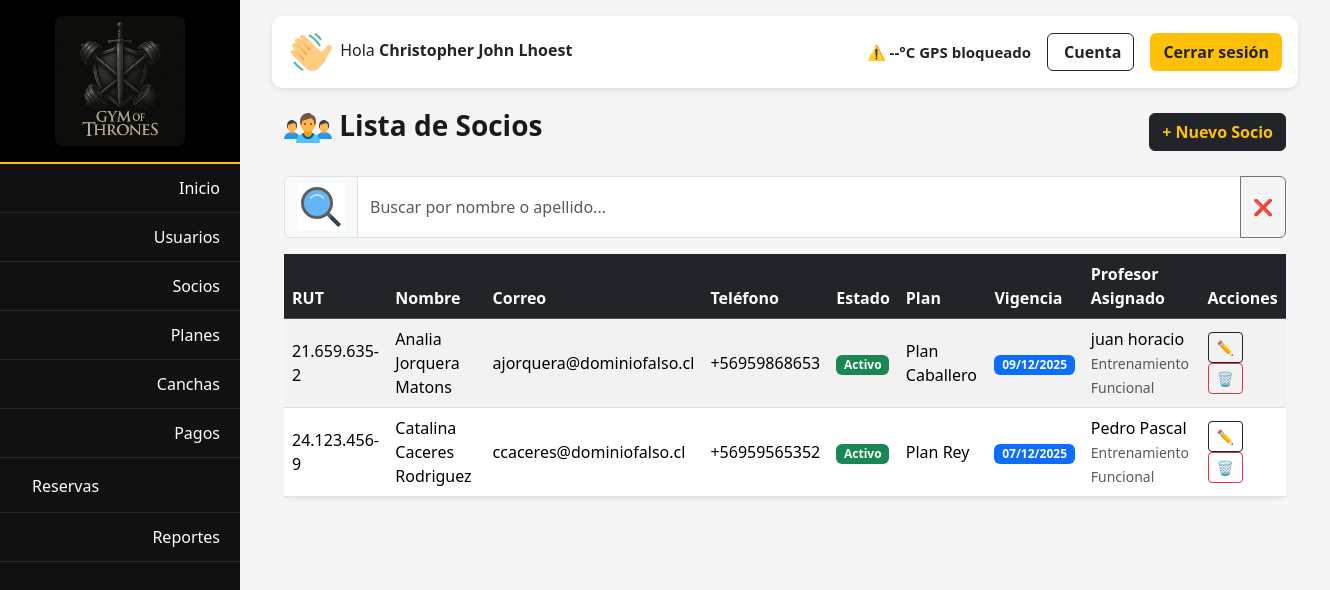
Page /socios/ (signed in) on the committed database.
### apps/users/models.py (models this page shows, shortened)
class Usuario(AbstractBaseUser, PermissionsMixin):
    ROLES = [
        ('superadmin', 'Super Administrador'),
        ('admin', 'Administrador'),
        ('profesor', 'Profesor'),
        ('socio', 'Socio'),
    ]
    ESPECIALIDAD_CHOICES = [
        ('zumba', 'Zumba'),
        ('spinning', 'Spinning'),
        ('pilates', 'Pilates'),
        ('yoga', 'Yoga'),
        ('pesas', 'Pesas / Musculación'),
        ('cardio', 'Cardio / Resistencia'),
        ('funcional', 'Entrenamiento Funcional'),
        ('no_aplica', 'No aplica'),
    ]
    rut = models.CharField(max_length=12, unique=True)
    nombre = models.CharField(max_length=50)
    apellido = models.CharField(max_length=50)
    correo = models.EmailField(unique=True)
    rol = models.CharField(max_length=15, choices=ROLES, default='socio')
    especialidad = models.CharField(
        max_length=30,
        choices=ESPECIALIDAD_CHOICES,
        default='no_aplica',
        blank=True,
        null=True,
        help_text="Área de especialización del profesor"
    )
    is_active = models.BooleanField(default=True)
    is_staff = models.BooleanField(default=False)
    fecha_creacion = models.DateTimeField(default=timezone.now)
    objects = UsuarioManager()
    USERNAME_FIELD = 'rut'
    REQUIRED_FIELDS = ['nombre', 'apellido', 'correo']

### apps/socios/models.py (models this page shows, shortened)
class Socio(models.Model):
    ESTADO_CHOICES = [
        (True, 'Activo'),
        (False, 'Inactivo'),
    ]
    rut = models.CharField(max_length=12, unique=True)
    nombre = models.CharField(max_length=50)
    apellido_paterno = models.CharField(max_length=50)
    apellido_materno = models.CharField(max_length=50, blank=True, null=True)
    correo = models.EmailField(unique=True)
    telefono = models.CharField(max_length=20, blank=True, null=True)
    fecNac = models.DateField(verbose_name='Fecha de Nacimiento', null=True, blank=True)
    estado = models.BooleanField(choices=ESTADO_CHOICES, default=True)
    fec_registro = models.DateTimeField(default=timezone.now)
    peso = models.DecimalField(max_digits=5, decimal_places=2, blank=True, null=True, help_text="Peso en kilogramos")
    altura = models.DecimalField(max_digits=4, decimal_places=2, blank=True, null=True, help_text="Altura en metros")
    objetivos_choices = [
        ('bajar_peso', 'Bajar de peso'),
        ('subir_masa', 'Subir masa muscular'),
        ('bajar_grasa', 'Reducir grasa corporal'),
        ('mantener', 'Mantener condición física'),
        ('aumentar_fuerza', 'Aumentar fuerza'),
        ('tonificar', 'Tonificar / Definir'),
    ]
    objetivo = models.CharField(max_length=40, choices=objetivos_choices, default='mantener')
    profesor_asignado = models.ForeignKey(
        'users.Usuario',
        on_delete=models.SET_NULL,
        null=True,
        blank=True,
        limit_choices_to={'rol': 'profesor'},
        related_name='alumnos_asignados',
        help_text="Profesor asignado a este socio"
    )
    @property
    def plan_nombre(self):
        hoy = timezone.localdate()
        plan_activo = self.planes_asignados.filter(
            estado=True,
            fecFin__gte=hoy
        ).order_by('-fecFin').first()
        return plan_activo.plan.nombre if plan_activo else "Sin plan"
    @property
    def plan_vigencia(self):
        hoy = timezone.localdate()
        plan_activo = self.planes_asignados.filter(
            estado=True,
            fecFin__gte=hoy
        ).order_by('-fecFin').first()
        return plan_activo.fecFin.strftime('%d/%m/%Y') if plan_activo else "-"

### apps/planes/models.py (models this page shows, shortened)
class SocioPlan(models.Model):
    ESTADO_CHOICES = [
        (True, 'Activo'),
        (False, 'Inactivo'),
    ]
    socio = models.ForeignKey('socios.Socio', on_delete=models.CASCADE, related_name='planes_asignados')
    plan = models.ForeignKey(Plan, on_delete=models.CASCADE)
    fecInicio = models.DateField()
    fecFin = models.DateField()
    monto_pagado = models.IntegerField("Monto Pagado", default=0)
    estado = models.BooleanField(choices=ESTADO_CHOICES, default=True)

class Plan(models.Model):
    nombre = models.CharField(max_length=100, unique=True)
    descripcion = models.TextField(blank=True, null=True)
    precio = models.IntegerField("Precio")
    duracion = models.PositiveIntegerField(help_text="Duración (días)")
    puede_reservar_talleres = models.BooleanField(default=False)
    puede_reservar_canchas = models.BooleanField(default=False)

### apps/socios/views.py (the view)
# urls.py: path('', views.lista_socios, name='lista_socios'),
@login_required
@user_passes_test(lambda u: es_admin(u) or es_superadmin(u))
def lista_socios(request):
    socios = Socio.objects.select_related('profesor_asignado').order_by('nombre')
    for s in socios:
        s.rut_formateado = formatear_rut(s.rut)
    return render(request, 'socios/lista_socios.html', {'socios': socios})

### apps/core/utils.py (called while the page is built)
def formatear_rut(rut):
    try:
        rut = str(rut)
        cuerpo, dv = rut[:-1], rut[-1]
        cuerpo_con_puntos = f"{int(cuerpo):,}".replace(",", ".")
        return f"{cuerpo_con_puntos}-{dv.upper()}"
    except Exception:
        return rut  # si viene vacío o mal formado, se deja igual

### templates/socios/lista_socios.html (shortened to what this page needs)
{% extends 'core/base_dashboard.html' %}
{% load static %}
{% block content %}
<div class="container mt-3">
  <div class="d-flex justify-content-between align-items-center mb-3">
    <h3 class="fw-bold">
      <img src="{% static 'img/socios.png' %}" alt="icono socios"> Lista de Socios
    </h3>
    <a href="{% url 'crear_socio' %}" class="btn btn-dark text-warning fw-bold">+ Nuevo Socio</a>
  </div>
  <div class="input-group mb-3">
    <span class="input-group-text">
      <img src="{% static 'img/lupa.gif' %}" alt="icono de búsqueda">
    </span>
    <input
      type="text"
      id="buscador"
      class="form-control"
      placeholder="Buscar por nombre o apellido..."
    >
    <button
      class="btn btn-outline-secondary"
      type="button"
      id="btnLimpiar"
      title="Limpiar búsqueda"
    >❌</button>
  </div>
  <div class="table-responsive">
    <table class="table table-striped align-middle shadow-sm" id="tablaSocios">
      <thead class="table-dark">
        <tr>
          <th>RUT</th>
          <th>Nombre</th>
          <th>Correo</th>
          <th>Teléfono</th>
          <th>Estado</th>
          <th>Plan</th>
          <th>Vigencia</th>
          <th>Profesor Asignado</th>
          <th>Acciones</th>
        </tr>
      </thead>
      <tbody>
        {% for socio in socios %}
        <tr>
          <td>{{ socio.rut_formateado }}</td>
          <td>{{ socio.nombre }} {{ socio.apellido_paterno }} {{ socio.apellido_materno }}</td>
          <td>{{ socio.correo }}</td>
          <td>
            {% if socio.telefono %}
              +56{{ socio.telefono }}
            {% else %}
              -
            {% endif %}
          </td>
          <td>
            {% if socio.estado %}
              <span class="badge bg-success">Activo</span>
            {% else %}
              <span class="badge bg-secondary">Inactivo</span>
            {% endif %}
          </td>
          <td>{{ socio.plan_nombre|default:"Sin plan" }}</td>
          <td>
            {% if socio.plan_vigencia != "-" %}
              <span class="badge bg-primary">{{ socio.plan_vigencia }}</span>
            {% else %}
              -
            {% endif %}
          </td>
          <td>
            {% if socio.profesor_asignado %}
              {{ socio.profesor_asignado.nombre }} {{ socio.profesor_asignado.apellido }}
              <br>
              <small class="text-muted">
                {{ socio.profesor_asignado.get_especialidad_display }}
              </small>
            {% else %}
              <span class="text-muted fst-italic">No asignado</span>
            {% endif %}
          </td>
          <td>
            <a href="{% url 'editar_socio' socio.id %}"
                class="btn btn-sm btn-outline-dark" title="Editar">
              ✏️
            </a>
            <a href="{% url 'eliminar_socio' socio.id %}" class="btn btn-sm btn-outline-danger eliminar-socio" title="Eliminar">
              🗑️
            </a>
          </td>
        </tr>
        {% empty %}
        <tr>
          <td colspan="9" class="text-center">No hay socios registrados.</td>
        </tr>
        {% endfor %}
      </tbody>
    </table>
  </div>
</div>
{% endblock %}

### templates/core/base_dashboard.html (shortened to what this page needs)
{% load static %}
<!DOCTYPE html>
<html lang="es">
<head>
  <link href="https://cdn.jsdelivr.net/npm/bootstrap@5.3.3/dist/css/bootstrap.min.css" rel="stylesheet">
  <link rel="stylesheet" href="{% static 'css/core/base_dashboard.css' %}">
</head>
<body>
  <div class="sidebar" id="sidebar">
    <div class="logo">
      <img src="{% static 'img/logo2.png' %}" alt="GymOfThrones Logo">
    </div>
    <ul>
      {% if request.user.rol == 'superadmin' %}
        <li><a href="{% url 'dashboard_superadmin' %}"><span>Inicio</span></a></li>
        <li><a href="{% url 'lista_usuarios' %}"><span>Usuarios</span></a></li>
        <li><a href="{% url 'lista_socios' %}"><span>Socios</span></a></li>
        <li><a href="{% url 'lista_planes' %}"><span>Planes</span></a></li>
        <li><a href="{% url 'canchas_list' %}"><span>Canchas</span></a></li>
        <li><a href="{% url 'lista_pagos' %}"><span>Pagos</span></a></li>
        <li>
          <a href="javascript:void(0)" id="toggleReservas">
            <div><span>Reservas</span></div>
          </a>
        </li>
        <li><a href="{% url 'dashboard_reportes' %}"><span>Reportes</span></a></li>
      {% endif %}
    </ul>
  </div>
  <div class="main-content">
    <div class="topbar d-flex justify-content-between align-items-center">
      <div class="user-info">
        <span>
          <img src="{% static 'img/mano.png' %}" alt="icono saludo">
          Hola <strong>{{ request.user.nombre }} {{ request.user.apellido|default_if_none:"" }}</strong>
        </span>
      </div>
      <div class="d-flex align-items-center gap-3">
        <div id="weather-box" class="d-flex align-items-center gap-1 text-dark fw-semibold"
              style="font-size:15px;">
            <span id="weather-icon">⏳</span>
            <span id="weather-temp">--°C</span>
            <span id="weather-location">Cargando...</span>
        </div>
        <a href="{% url 'perfil_usuario' %}" class="btn btn-outline-dark d-flex align-items-center gap-1 fw-semibold">
           Cuenta
        </a>
        <a href="{% url 'logout' %}" class="btn btn-warning fw-bold text-dark">
          Cerrar sesión
        </a>
      </div>
    </div>
    {% block content %}{% endblock %}
  </div>
</body>
</html>

### static/css/core/base_dashboard.css (style rules this page uses)
:root { --amarillo: #ffc107; --negro: #111; --gris: #f5f5f5; }
body { background-color: var(--gris); font-family: 'Segoe UI', sans-serif; display: flex; min-height: 100vh; overflow-x: hidden; }
.sidebar { width: 240px; background-color: var(--negro); color: white; flex-shrink: 0; transition: all 0.3s ease; }
.sidebar .logo { padding: 1rem; text-align: center; background-color: #000; border-bottom: 2px solid var(--amarillo); }
.sidebar .logo img { width: 130px; height: auto; border-radius: 8px; }
.sidebar ul { list-style: none; padding: 0; margin: 0; }
.sidebar ul li { border-bottom: 1px solid rgba(255,255,255,0.1); }
.sidebar ul li a { display: flex; align-items: center; justify-content: space-between; padding: 12px 20px; color: white; text-decoration: none; transition: background 0.2s; }
.main-content { flex: 1; padding: 1rem 2rem 2rem 2rem; background-color: var(--gris); }
.topbar { display: flex; justify-content: space-between; align-items: center; background-color: white; padding: 0.75rem 1rem; border-radius: 10px; box-shadow: 0 2px 6px rgba(0,0,0,0.1); margin-bottom: 1rem; }
.user-info { display: flex; align-items: center; gap: 10px; }
.user-info span { font-weight: 500; }
.main-content .container { margin-top: 0 !important; padding-top: 0 !important; }
.card, table { border-radius: 8px; }
h3, h2 { color: #1a1a1a; }

### rows in the picture
Usuario: user.nombre "Christopher John", user.apellido "Lhoest"
Socio: rut_formateado "21.659.635-2", nombre "Analia", apellido_paterno "Jorquera", apellido_materno "Matons", correo "ajorquera@dominiofalso.cl", telefono "959868653", estado "Activo", plan_nombre "Plan Caballero", plan_vigencia "09/12/2025", profesor_asignado.nombre "juan", profesor_asignado.apellido "horacio", profesor_asignado.especialidad "Entrenamiento Funcional"
Socio: rut_formateado "24.123.456-9", nombre "Catalina", apellido_paterno "Caceres", apellido_materno "Rodriguez", correo "ccaceres@dominiofalso.cl", telefono "959565352", estado "Activo", plan_nombre "Plan Rey", plan_vigencia "07/12/2025", profesor_asignado.nombre "Pedro", profesor_asignado.apellido "Pascal", profesor_asignado.especialidad "Entrenamiento Funcional"
